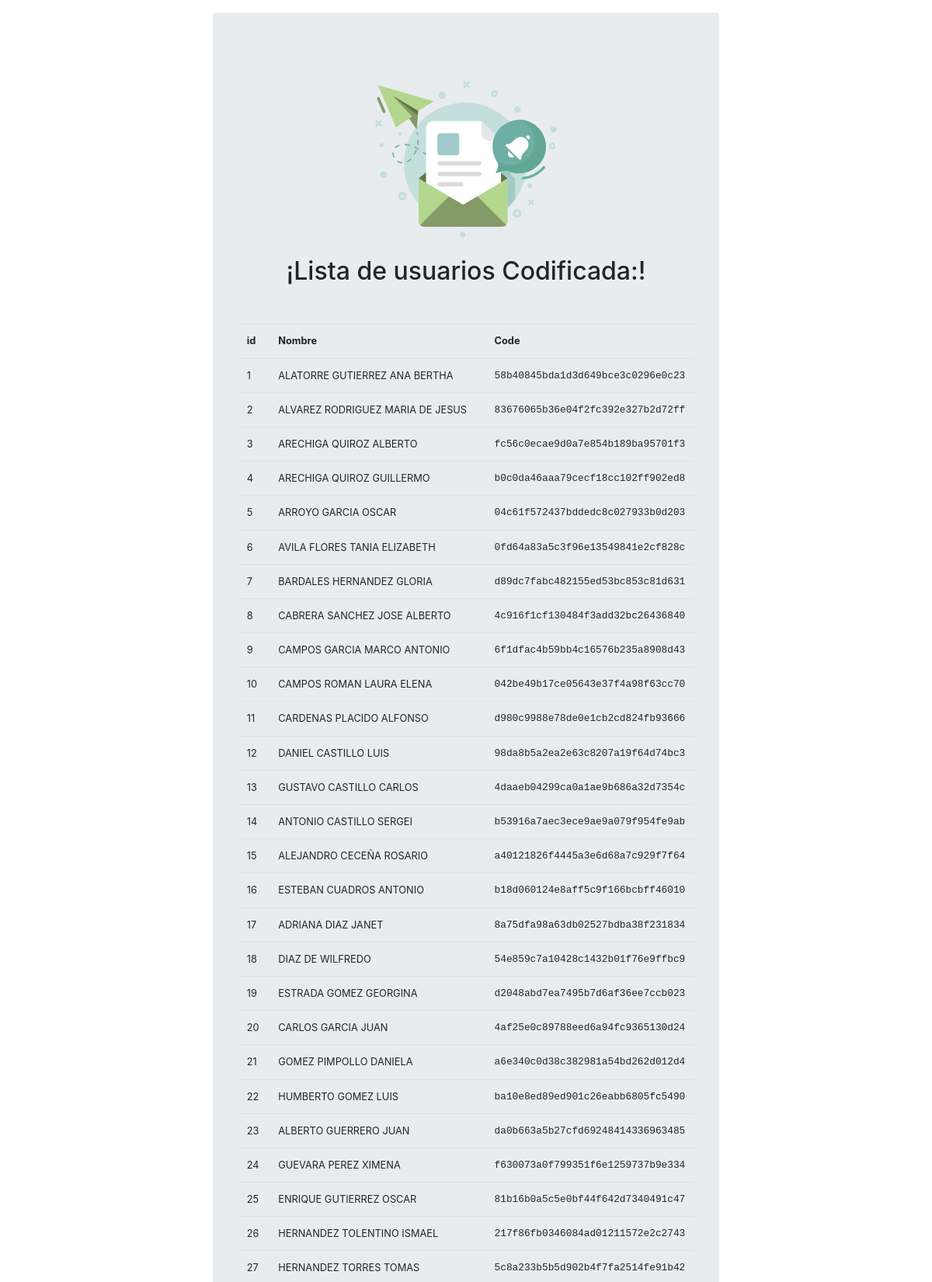
Page /protected/php/codificador.php (upper part) on the committed database.
### tables this page shows
CREATE TABLE "dataEmpleados" (
	`id`	INTEGER PRIMARY KEY AUTOINCREMENT UNIQUE,
	`NumEmpleado`	TEXT,
	`Nombre`	TEXT,
	`Genero`	TEXT,
	`Corporativo`	TEXT,
	`Empresa`	TEXT,
	`Puesto`	TEXT,
	`SeguroSos`	TEXT,
	`RazonSocial`	TEXT,
	`correoElect`	TEXT,
	`Telefono`	TEXT,
	`codeMd5`	TEXT
);

### protected/php/codificador.php (the view, shortened to what this page needs)
<!DOCTYPE html>
<html lang="es">
<head>
	<link rel="stylesheet" href="../css/bootstrap.min.css">
	<link rel="stylesheet" href="../css/animate.css">
</head>
<body>
	 <div class="container animated fadeIn">
	 	<div class="abs-center">
		 		<div class="p-3">
		 			<div class="row">
		 				<div class="col-auto jumbotron mx-auto">
							 <div class="text-center">
								 <img src="../img/mail.svg" class="img-fluid animated swing delay-2s" style="width: 250px;">
							 </div>
				 			<h2 class="text-center">¡Lista de usuarios Codificada:!</h2>
				 			<br>
				 			<p>
				 			<table class="table table-responsive-md" style="font-size: .8em;">
				 				<tr>
				 					<th>id</th>
				 					<th>Nombre</th>
				 					<th>Code</th>
				 				</tr>
				 				<?php
								$con = new SQLite3("../data/nom035.db") or die("Problemas para conectar");
								$cs = $con -> query("SELECT id,NumEmpleado,Nombre FROM dataEmpleados ORDER BY id");
								while ($resul = $cs -> fetchArray()) {
									$id = $resul['id'];
									$nombre = $resul['Nombre'];
									echo '
									<tr>
									<td>'.$id.'</td>
									<td>'.$nombre.'</td>
									<td class="text-justify text-monospace">'.md5($nombre).'</td>
									</tr>
									';
								}
				 				 ?>
				 			</table>
				 			</p>
			 			</div>
			 		</div>
			 	</div>
	 	</div>
	 </div>
</body>
</html>

### rows in the picture
dataempleados: id "1", Nombre "ALATORRE GUTIERREZ ANA BERTHA", Nombre "58b40845bda1d3d649bce3c0296e0c23"
dataempleados: id "2", Nombre "ALVAREZ RODRIGUEZ MARIA DE JESUS", Nombre "83676065b36e04f2fc392e327b2d72ff"
dataempleados: id "3", Nombre "ARECHIGA QUIROZ ALBERTO", Nombre "fc56c0ecae9d0a7e854b189ba95701f3"
dataempleados: id "4", Nombre "ARECHIGA QUIROZ GUILLERMO", Nombre "b0c0da46aaa79cecf18cc102ff902ed8"
dataempleados: id "5", Nombre "ARROYO GARCIA OSCAR", Nombre "04c61f572437bddedc8c027933b0d203"
dataempleados: id "6", Nombre "AVILA FLORES TANIA ELIZABETH", Nombre "0fd64a83a5c3f96e13549841e2cf828c"
dataempleados: id "7", Nombre "BARDALES HERNANDEZ GLORIA", Nombre "d89dc7fabc482155ed53bc853c81d631"
dataempleados: id "8", Nombre "CABRERA SANCHEZ JOSE ALBERTO", Nombre "4c916f1cf130484f3add32bc26436840"
dataempleados: id "9", Nombre "CAMPOS GARCIA MARCO ANTONIO", Nombre "6f1dfac4b59bb4c16576b235a8908d43"
dataempleados: id "10", Nombre "CAMPOS ROMAN LAURA ELENA", Nombre "042be49b17ce05643e37f4a98f63cc70"
dataempleados: id "11", Nombre "CARDENAS PLACIDO ALFONSO", Nombre "d980c9988e78de0e1cb2cd824fb93666"
dataempleados: id "12", Nombre "DANIEL CASTILLO LUIS", Nombre "98da8b5a2ea2e63c8207a19f64d74bc3"
dataempleados: id "13", Nombre "GUSTAVO CASTILLO CARLOS", Nombre "4daaeb04299ca0a1ae9b686a32d7354c"
dataempleados: id "14", Nombre "ANTONIO CASTILLO SERGEI", Nombre "b53916a7aec3ece9ae9a079f954fe9ab"
dataempleados: id "15", Nombre "ALEJANDRO CECEÑA ROSARIO", Nombre "a40121826f4445a3e6d68a7c929f7f64"
dataempleados: id "16", Nombre "ESTEBAN CUADROS ANTONIO", Nombre "b18d060124e8aff5c9f166bcbff46010"
dataempleados: id "17", Nombre "ADRIANA DIAZ JANET", Nombre "8a75dfa98a63db02527bdba38f231834"
dataempleados: id "18", Nombre "DIAZ DE WILFREDO", Nombre "54e859c7a10428c1432b01f76e9ffbc9"
dataempleados: id "19", Nombre "ESTRADA GOMEZ GEORGINA", Nombre "d2048abd7ea7495b7d6af36ee7ccb023"
dataempleados: id "20", Nombre "CARLOS GARCIA JUAN", Nombre "4af25e0c89788eed6a94fc9365130d24"
dataempleados: id "21", Nombre "GOMEZ PIMPOLLO DANIELA", Nombre "a6e340c0d38c382981a54bd262d012d4"
dataempleados: id "22", Nombre "HUMBERTO GOMEZ LUIS", Nombre "ba10e8ed89ed901c26eabb6805fc5490"
dataempleados: id "23", Nombre "ALBERTO GUERRERO JUAN", Nombre "da0b663a5b27cfd69248414336963485"
dataempleados: id "24", Nombre "GUEVARA PEREZ XIMENA", Nombre "f630073a0f799351f6e1259737b9e334"
dataempleados: id "25", Nombre "ENRIQUE GUTIERREZ OSCAR", Nombre "81b16b0a5c5e0bf44f642d7340491c47"
dataempleados: id "26", Nombre "HERNANDEZ TOLENTINO ISMAEL", Nombre "217f86fb0346084ad01211572e2c2743"
dataempleados: id "27", Nombre "HERNANDEZ TORRES TOMAS", Nombre "5c8a233b5b5d902b4f7fa2514fe91b42"
